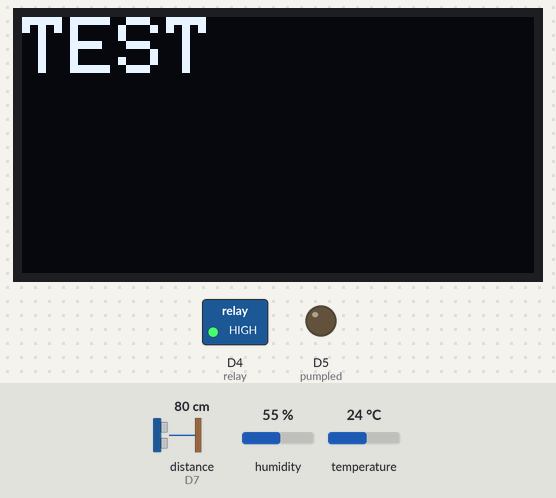
The sketch below on a simulated ESP8266 (NodeMCU). Shown: 128×64 one-colour display, switched loads named in the sketch (green lamp = pin HIGH), output pins drawn as LEDs (lit = HIGH). Wiring (inferred from the names in the program): ultrasonic range finder: trigger D8; echo D7. Inputs (shaded band) come from the test bench; at power-on: distance to the obstacle (sensor on D7) 80 cm, humidity 55 %, temperature 24 °C. The echo pulse lasts 58.3 µs per cm; WiFi joins after 1.5 s; servers stay silent unless stated; the Firebase database answers and starts empty; pins used as bus, display or sensor lines are not drawn; what the sketch prints to the serial monitor is not drawn. At 7.0 s the program puts the board to deep sleep or switches it off; the recording ends there.

Above: at 1.1 s.

The sketch:

smart_agri_firmware.ino
```cpp
// ======================================================
//                    LIBRARIES
// ======================================================

#include <DHT.h>

#include <Wire.h>
#include <Adafruit_GFX.h>
#include <Adafruit_SSD1306.h>

#include <ESP8266WiFi.h>
#include <Firebase_ESP_Client.h>


// ======================================================
//                    WIFI DETAILS
// ======================================================

#define WIFI_SSID     "wifiname"
#define WIFI_PASSWORD "pass"


// ======================================================
//                  FIREBASE DETAILS
// ======================================================

#define DATABASE_URL "https://smart-agri-system-d6044-default-rtdb.asia-southeast1.firebasedatabase.app/"
#define API_KEY      "api_key"

// Remote fault reset command:
// Set Firebase Realtime Database path /resetPumpFault to boolean true.
// The firmware clears the fault when the ultrasonic tank reading is valid.


// ======================================================
//                    SENSOR PINS
// ======================================================

#define DHTPIN D6
#define DHTTYPE DHT11

#define relay D4
#define pumpled D5
#define trig D8
#define echo D7

// ======================================================
//                 TANK + FLOW SETTINGS
// ======================================================

#define TANK_EMPTY_DISTANCE 30   // cm
#define TANK_FULL_DISTANCE 5     // cm
#define FLOW_RATE_ML_SEC 25.0    // estimated flow; not measured by a flow sensor
#define PUMP_VERIFY_TIMEOUT_MS 30000UL
#define TANK_DROP_THRESHOLD_CM 2.0

// ======================================================
//                 DEEP SLEEP SETTINGS
// ======================================================

// ESP8266 deep sleep is limited to about 71 minutes per call.
// Use six 60-minute sleep cycles to reach approximately 6 hours.
#define SLEEP_INTERVAL_US 3600000000UL
#define SLEEP_CYCLES 6
#define RTC_MEMORY_ADDRESS 64
#define RTC_MAGIC 0xA61B2026UL


// ======================================================
//                     OBJECTS
// ======================================================

Adafruit_SSD1306 display(128, 64, &Wire, -1);

DHT dht(DHTPIN, DHTTYPE);

FirebaseData fbdo;

FirebaseAuth auth;

FirebaseConfig config;

float totalWaterUsed = 0.0;
unsigned long lastFlowUpdate = 0;

bool pumpIsOn=false, pumpFault=false, pumpCheckActive=false, faultLedState=false;
float pumpStartDistance=-1;
unsigned long pumpCheckStartedAt=0, lastFaultLedToggle=0;
const char *pumpStatusText="Pump OFF";

// RTC memory survives ESP8266 deep-sleep resets.
struct SleepState {
  uint32_t magic;
  uint32_t sleepCycles;
  float savedTotalWaterUsed;
  uint32_t checksum;
};

SleepState sleepState;

uint32_t makeSleepChecksum(const SleepState &state) {
  return state.magic ^ state.sleepCycles ^
         (uint32_t)(state.savedTotalWaterUsed * 1000.0f) ^
         0x5A39C7E1UL;
}

bool readSleepState() {
  if (!ESP.rtcUserMemoryRead(RTC_MEMORY_ADDRESS,
                             (uint32_t *)&sleepState,
                             sizeof(sleepState))) {
    return false;
  }

  return sleepState.magic == RTC_MAGIC &&
         sleepState.checksum == makeSleepChecksum(sleepState);
}

void saveSleepState() {
  sleepState.magic = RTC_MAGIC;
  sleepState.savedTotalWaterUsed = totalWaterUsed;
  sleepState.checksum = makeSleepChecksum(sleepState);
  ESP.rtcUserMemoryWrite(RTC_MEMORY_ADDRESS,
                         (uint32_t *)&sleepState,
                         sizeof(sleepState));
}


// ======================================================
//                       SETUP
// ======================================================

void setup() {

  // Keep the active-LOW pump relay OFF immediately after every reset.
  pinMode(relay, OUTPUT);
  digitalWrite(relay, HIGH);

  if (readSleepState()) {
    totalWaterUsed = sleepState.savedTotalWaterUsed;
  } else {
    sleepState.magic = RTC_MAGIC;
    sleepState.sleepCycles = 0;
    totalWaterUsed = 0.0;
    saveSleepState();
  }

  // After each hourly wake-up, return to sleep until six hours have passed.
  // The sixth completed hour allows the normal sensor/Firebase cycle to run.
  if (sleepState.sleepCycles > 0 && sleepState.sleepCycles < SLEEP_CYCLES) {
    sleepState.sleepCycles++;
    saveSleepState();
    delay(100);
    ESP.deepSleep(SLEEP_INTERVAL_US);
    delay(1000); // Deep sleep should reset the ESP; safety fallback.
    while (true) {
      yield();
    }
  } else if (sleepState.sleepCycles >= SLEEP_CYCLES) {
    sleepState.sleepCycles = 0;
    saveSleepState();
  }


  // ----------------------------------------------------
  // Pump
  // ----------------------------------------------------

  pinMode(relay, OUTPUT);
  pinMode(pumpled, OUTPUT);
  pinMode(trig,OUTPUT);
  pinMode(echo,INPUT);

  digitalWrite(relay, HIGH);  // Active-LOW relay: keep pump OFF at startup


  // ----------------------------------------------------
  // Serial
  // ----------------------------------------------------

  Serial.begin(9600);

  delay(1000);


  // ----------------------------------------------------
  // DHT
  // ----------------------------------------------------

  dht.begin();


  // ----------------------------------------------------
  // OLED
  // ----------------------------------------------------


Wire.begin(D2, D1);   // SDA = D2, SCL = D1

if (!display.begin(SSD1306_SWITCHCAPVCC, 0x3C)) {
  Serial.println("OLED initialization failed!");
  while (true);
}

Serial.println("OLED initialization successful!");

display.clearDisplay();
display.setTextColor(WHITE);
display.setTextSize(2);
display.setCursor(0, 0);
display.println("TEST");
display.display();

delay(2000);


  // ====================================================
  //                  CONNECT WIFI
  // ====================================================

  Serial.println();

  Serial.print("Connecting to WiFi");

  WiFi.begin(
    WIFI_SSID,
    WIFI_PASSWORD
  );


  while (WiFi.status() != WL_CONNECTED) {

    delay(500);

    Serial.print(".");
  }


  Serial.println();

  Serial.println("WiFi Connected!");

  Serial.print("IP Address: ");

  Serial.println(WiFi.localIP());


  // ====================================================
  //                 FIREBASE SETUP
  // ====================================================

  config.api_key = API_KEY;

  config.database_url = DATABASE_URL;


  // ----------------------------------------------------
  // Anonymous Firebase login
  // ----------------------------------------------------

  Serial.println("Connecting to Firebase...");


  if (Firebase.signUp(
        &config,
        &auth,
        "",
        ""
      )) {

    Serial.println(
      "Firebase signup successful!"
    );

  }

  else {

    Serial.println(
      "Firebase signup failed!"
    );

    Serial.println(
      config.signer.signupError.message.c_str()
    );
  }


  // ----------------------------------------------------
  // Start Firebase
  // ----------------------------------------------------

  Firebase.begin(
    &config,
    &auth
  );

  Firebase.reconnectWiFi(true);

  lastFlowUpdate = millis();

}


// ======================================================
//                        LOOP
// ======================================================

void loop() {


  // ====================================================
  //               READ SOIL MOISTURE
  // ====================================================

  int value = analogRead(A0);


  int dry = 900;

  int wet = 300;


  int moisture = map(
    value,
    dry,
    wet,
    0,
    100
  );


  moisture = constrain(
    moisture,
    0,
    100
  );


  Serial.print("Raw soil value: ");

  Serial.println(value);


  // ==================================================
  //              Tank Monitor
  // ==================================================

  unsigned long duration = 0;
  long distance = -1;
  int tankLevel = 0;
  bool tankReadingValid = false;


  digitalWrite(trig,LOW);
  delayMicroseconds(2);
  digitalWrite(trig,HIGH);
  delayMicroseconds(10);
  digitalWrite(trig,LOW);
  delayMicroseconds(2);

  duration = pulseIn(echo, HIGH, 30000UL); // timeout avoids blocking forever

  if (duration > 0) {
    distance = (long)((duration * 0.0343) / 2.0);
    tankReadingValid = (distance >= TANK_FULL_DISTANCE - 2 &&
                        distance <= TANK_EMPTY_DISTANCE + 5);
  }

  if (tankReadingValid) {
    tankLevel = map(distance, TANK_EMPTY_DISTANCE, TANK_FULL_DISTANCE, 0, 100);
    tankLevel = constrain(tankLevel, 0, 100);
  } else {
    Serial.println("Tank reading invalid - pump verification may be unreliable");
  }

  Serial.print("Tank distance: ");
  Serial.print(distance);
  Serial.print(" cm | Tank level: ");
  Serial.print(tankLevel);
  Serial.println("%");


  // ====================================================
  //                  READ DHT
  // ====================================================

  float humidity = dht.readHumidity();

  float temperature = dht.readTemperature();


  // ====================================================
  //                  SERIAL OUTPUT
  // ====================================================

  Serial.print("Moisture: ");

  Serial.print(moisture);

  Serial.println("%");


  Serial.print("Temperature: ");

  Serial.print(temperature);

  Serial.println(" C");


  Serial.print("Humidity: ");

  Serial.print(humidity);

  Serial.println("%");


  // ====================================================
  //             REMOTE PUMP-FAULT RESET
  // ====================================================
  // To reset a fault, set /resetPumpFault = true in Firebase.
  // The reset is accepted only when the ultrasonic tank reading is valid.
  // The firmware then clears the command so it is not repeatedly processed.

  if (Firebase.ready() && Firebase.RTDB.getBool(&fbdo, "/resetPumpFault")) {
    if (fbdo.boolData()) {
      if (tankReadingValid && tankLevel > 5) {
        pumpFault = false;
        pumpIsOn = false;
        pumpCheckActive = false;
        pumpStartDistance = -1;
        pumpCheckStartedAt = 0;
        faultLedState = false;
        digitalWrite(relay, HIGH);   // Keep pump OFF during reset
        digitalWrite(pumpled, LOW);
        pumpStatusText = "Pump OFF";

        Serial.println("Remote pump-fault reset accepted.");
        Firebase.RTDB.setBool(&fbdo, "/resetPumpFault", false);
        Firebase.RTDB.setString(&fbdo, "/pumpAlert", "Fault reset; monitoring resumed");
      } else {
        Serial.println("Fault reset rejected: tank reading is invalid or tank level is too low.");
        // Leave /resetPumpFault true so the request can be retried
        // after the ultrasonic sensor returns a valid reading.
      }
    }
  }

  // ====================================================
  //                    WATER PUMP
  // ====================================================

  if (pumpFault) {
    digitalWrite(relay, HIGH); pumpIsOn=false; pumpCheckActive=false;
    pumpStatusText="Pump Malfunction";
  } else if (moisture < 50) {
    digitalWrite(relay, LOW); pumpStatusText="Pump ON";
    if (!pumpIsOn) {
      pumpIsOn=true; pumpCheckActive=true; pumpCheckStartedAt=millis();
      pumpStartDistance=tankReadingValid ? distance : -1;
    }
  } else {
    digitalWrite(relay, HIGH); pumpStatusText="Pump OFF";
    pumpIsOn=false; pumpCheckActive=false; pumpStartDistance=-1;
  }

  if (pumpIsOn && pumpCheckActive && millis()-pumpCheckStartedAt >= PUMP_VERIFY_TIMEOUT_MS) {
    if (!tankReadingValid || pumpStartDistance < 0 || distance-pumpStartDistance < TANK_DROP_THRESHOLD_CM) {
      pumpFault=true; digitalWrite(relay, HIGH); pumpIsOn=false;
      pumpCheckActive=false; pumpStatusText="Pump Malfunction";
      Serial.println("Pump Malfunction / Check Hardware");
    } else { pumpStartDistance=distance; pumpCheckStartedAt=millis(); }
  }

  // Refresh OLED after the pump state has been updated.
  display.clearDisplay();
  display.setTextSize(1);
  display.setTextColor(WHITE);
  display.setCursor(0, 0);
  display.print("Moisture: ");
  display.print(moisture);
  display.println("%");
  display.setCursor(0, 10);
  display.print("Temp: ");
  display.print(temperature);
  display.println(" C");
  display.setCursor(0, 20);
  display.print("Humidity: ");
  display.print(humidity);
  display.println("%");
  display.setCursor(0, 30);
  display.print("Tank: ");
  if (tankReadingValid) {
    display.print(tankLevel);
    display.println("%");
  } else {
    display.println("Sensor error");
  }
  display.setCursor(0, 42);
  display.print("Pump: ");
  display.println(pumpStatusText);
  if (pumpFault) {
    display.setCursor(0, 54);
    display.println("CHECK HARDWARE!");
  }
  display.display();


  // ====================================================
  //                  WATER FLOW
  // ====================================================

  unsigned long now = millis();

  if (digitalRead(relay) == LOW) {
    totalWaterUsed += ((now - lastFlowUpdate) / 1000.0) * FLOW_RATE_ML_SEC;
  }

  lastFlowUpdate = now;

  float flowRate = (digitalRead(relay) == LOW) ? FLOW_RATE_ML_SEC : 0.0;

  Serial.print("Flow rate: ");
  Serial.print(flowRate);
  Serial.println(" mL/s");

  Serial.print("Total water used: ");
  Serial.print(totalWaterUsed);
  Serial.println(" mL");


  // ====================================================
  //                  FIREBASE
  // ====================================================

  if (Firebase.ready()) {

    Serial.println();

    Serial.println(
      "Firebase is READY"
    );


      // ==================================================
    if (!Firebase.RTDB.setString(&fbdo, "/pumpStatus", pumpFault ? "Pump Malfunction / Check Hardware" : pumpStatusText))
      Serial.println("Pump status upload failed");
    Firebase.RTDB.setBool(&fbdo, "/pumpFault", pumpFault);
    Firebase.RTDB.setString(&fbdo, "/pumpAlert", pumpFault ? "Pump Malfunction / Check Hardware" : "No pump fault");

  // ==================================================
    //              CURRENT TEMPERATURE
    // ==================================================

    if (Firebase.RTDB.setFloat(
          &fbdo,
          "/sensor/temperature",
          temperature
        )) {

      Serial.println(
        "Temperature sent!"
      );

    }

    else {

      Serial.print(
        "Temperature error: "
      );

      Serial.println(
        fbdo.errorReason()
      );
    }


    // ==================================================
    //              CURRENT HUMIDITY
    // ==================================================

    if (Firebase.RTDB.setFloat(
          &fbdo,
          "/sensor/humidity",
          humidity
        )) {

      Serial.println(
        "Humidity sent!"
      );

    }

    else {

      Serial.print(
        "Humidity error: "
      );

      Serial.println(
        fbdo.errorReason()
      );
    }


    // ==================================================
    //              CURRENT SOIL MOISTURE
    // ==================================================

    if (Firebase.RTDB.setInt(
          &fbdo,
          "/sensor/soil",
          moisture
        )) {

      Serial.println(
        "Soil moisture sent!"
      );

    }

    else {

      Serial.print(
        "Soil moisture error: "
      );

      Serial.println(
        fbdo.errorReason()
      );
    }


    // ==================================================
    //                    TANK
    // ==================================================

    if (Firebase.RTDB.setInt(
          &fbdo,
          "/sensor/tankDistance",
          distance
        )) {

      Serial.println("Tank distance sent!");

    }
    else {

      Serial.print("Tank distance error: ");
      Serial.println(fbdo.errorReason());
    }


    if (Firebase.RTDB.setInt(
          &fbdo,
          "/sensor/tankLevel",
          tankLevel
        )) {

      Serial.println("Tank level sent!");

    }
    else {

      Serial.print("Tank level error: ");
      Serial.println(fbdo.errorReason());
    }


    // ==================================================
    //                    WATER FLOW
    // ==================================================

    if (Firebase.RTDB.setFloat(
          &fbdo,
          "/sensor/flowRate",
          flowRate
        )) {

      Serial.println("Flow rate sent!");

    }
    else {

      Serial.print("Flow rate error: ");
      Serial.println(fbdo.errorReason());
    }


    if (Firebase.RTDB.setFloat(
          &fbdo,
          "/sensor/totalWaterUsed",
          totalWaterUsed
        )) {

      Serial.println("Total water used sent!");

    }
    else {

      Serial.print("Total water used error: ");
      Serial.println(fbdo.errorReason());
    }


    // ==================================================
    //                 LAST UPDATED
    // ==================================================

    if (Firebase.RTDB.setTimestamp(
          &fbdo,
          "/sensor/lastUpdated"
        )) {

      Serial.println(
        "Last updated time saved!"
      );

    }

    else {

      Serial.print(
        "Timestamp error: "
      );

      Serial.println(
        fbdo.errorReason()
      );
    }


    // ==================================================
    //                  HISTORY
    // ==================================================

    FirebaseJson history;


    history.add(
      "temperature",
      temperature
    );


    history.add(
      "humidity",
      humidity
    );


    history.add(
      "soil",
      moisture
    );

    history.add(
      "tankDistance",
      distance
    );

    history.add(
      "tankLevel",
      tankLevel
    );

    history.add(
      "flowRate",
      flowRate
    );

    history.add(
      "totalWaterUsed",
      totalWaterUsed
    );


    // --------------------------------------------------
    // Create a new history entry
    // --------------------------------------------------

    if (Firebase.RTDB.pushJSON(
          &fbdo,
          "/history",
          &history
        )) {

      Serial.println(
        "History saved!"
      );


      // ------------------------------------------------
      // Get the automatically generated key
      // ------------------------------------------------

      String historyKey =
        fbdo.pushName();


      Serial.print(
        "History key: "
      );

      Serial.println(
        historyKey
      );


      // ------------------------------------------------
      // Save timestamp inside that entry
      // ------------------------------------------------

      String historyPath =
        "/history/" +
        historyKey +
        "/timestamp";


      if (Firebase.RTDB.setTimestamp(
            &fbdo,
            historyPath
          )) {

        Serial.println(
          "History timestamp saved!"
        );

      }

      else {

        Serial.print(
          "History timestamp error: "
        );

        Serial.println(
          fbdo.errorReason()
        );
      }

    }

    else {

      Serial.print(
        "History error: "
      );

      Serial.println(
        fbdo.errorReason()
      );
    }

  }

  else {

    Serial.println();

    Serial.println(
      "Firebase is NOT ready!"
    );
  }


  // ====================================================
  //                SIX-HOUR DEEP SLEEP
  // ====================================================

  // Do not sleep while watering or while a fault alert needs to keep blinking.
  // Once irrigation is idle, sleep for six 60-minute cycles.
  if (!pumpIsOn && !pumpFault) {
    digitalWrite(relay, HIGH);
    digitalWrite(pumpled, LOW);

    sleepState.sleepCycles = 1;
    saveSleepState();

    Serial.println("Entering deep sleep: next full reading in about 6 hours.");
    delay(100);
    ESP.deepSleep(SLEEP_INTERVAL_US);
    delay(1000); // Safety fallback; deep sleep should reset the ESP.
    while (true) {
      yield();
    }
  }

  // Keep monitoring active if the pump is running or a fault LED must blink.
  unsigned long waitStartedAt = millis();
  while (millis() - waitStartedAt < 10000UL) {
    if (pumpFault && millis() - lastFaultLedToggle >= 500) {
      lastFaultLedToggle = millis();
      faultLedState = !faultLedState;
      digitalWrite(pumpled, faultLedState);
    } else if (!pumpFault) {
      digitalWrite(pumpled, pumpIsOn ? HIGH : LOW);
    }
    delay(10);
    yield();
  }

}
```

Measured:
- what the display in image 0 shows lasts 3.9 s, from 1.1 s to 5.0 s
